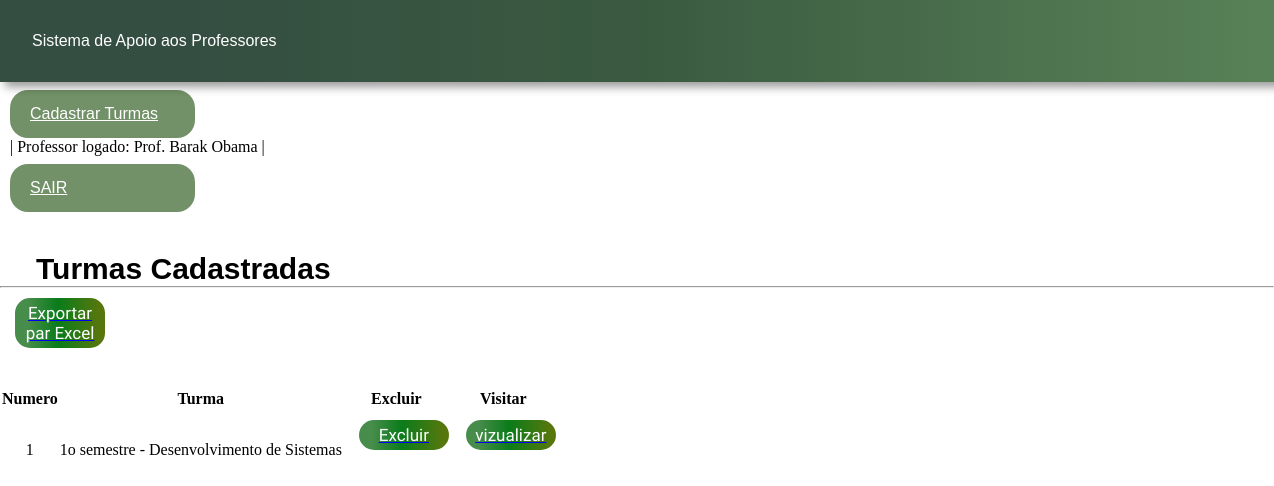
The page /lista_turma/1 on the database its author committed.
### App_Escola/models.py (models this page shows, shortened)
class Professor(models.Model):
    nome = models.CharField(max_length=120)
    email = models.CharField(max_length=120)
    senha = models.CharField(max_length=64)

class Turma(models.Model):
    nome_turma = models.CharField(max_length=120)
    id_professor = models.ForeignKey(Professor, null=True, on_delete=models.PROTECT)

### App_Escola/views.py (the view)
# urls.py: path('lista_turma/<int:id_professor>', views.lista_turma, name='lista_turma'),
def lista_turma(request, id_professor):
    dados_professor = Professor.objects.filter(id=id_professor).values("nome", "id")
    usuario_logado = dados_professor[0]
    usuario_logado = usuario_logado['nome']
    id_logado = dados_professor[0]
    id_logado = id_logado['id']
    turmas_do_professor = Turma.objects.filter(id_professor=id_logado)
    return render(request, 'Cons_Turma_Lista.html',
                  {'usuario_logado':usuario_logado, 'turmas_do_professor':turmas_do_professor,
                   'id_logado':id_logado})

### App_Escola/templates/Cons_Turma_Lista.html (shortened to what this page needs)
{% load static %}
<!DOCTYPE html>
<html lang="en">
<head>
    <link rel="stylesheet" type="text/css" href="../static/css/Lista_turma.css">
</head>
<header class="login">
    <div class="fundo_menu">
        <div class="nome_sistema">
            Sistema de Apoio aos Professores
        </div>
    </div>
</header>
<nav class="menu">
    <ul>
       <li><a href="/cad_turma/{{id_logado}}">Cadastrar Turmas</a></li>
       <li> | Professor logado: {{usuario_logado}} | </a></li>
       <li><a href="/">SAIR</a></li>
    </ul>
</nav>
<body onLoad="login();">
    <div class="principal">
    <div class="container">
        <section class="enquadramento">
            <h1> Turmas Cadastradas</h1>
        </section>
        <hr>
           <a href="{% url 'exportar_excel_turma' %}" download=>
            <button>Exportar par Excel</button>
           </a>
        <table>
            <tr>
                <th>Numero</th>
                <th>Turma</th>
                <th>Excluir</th>
                <th>Visitar</th>
            </tr>
            {% for igs in turmas_do_professor %}
            <tr>
                <td style="text-align:center">{{igs.id}} </td>
                <td>{{igs.nome_turma}}</td>
                <td style="text-align:center"><a href="/valida_excluir/{{igs.id}}?id_professor={{id_logado}}"><button>Excluir</button></a></td>
                <td style="text-align:center"><a href="{% url 'ver_atividades' id_turma=igs.id %}"><button>vizualizar</button></a></td>
            </tr>
            {% endfor %}
        </table>
    </div>
    </div>
</body>
</html>

### App_Escola/static/css/Lista_turma.css (style rules this page uses)
* { margin: 0px; padding: 0px; }
body { width: 100%; }
.login { display: flex; width: 100%; padding: 4vh; align-items: center; font-family: "Roboto-Condensed", sans-serif; font-size: 16px; color: #ffff; background: linear-gradient(90deg, #344e41 14%, #3a5a40 48%, #588157 94%); filter: drop-shadow(5px 5px 5px rgba(0 0 0 / 40%)); }
.menu { padding: 0 10px 0 10px; }
.menu a { display: flex; padding: 15px 20px 15px 20px; border: none; margin-top: 8px; background-color: #729168; border-radius: 18px; color: white; font-family: "Roboto-Condensed", sans-serif; font-size: 16px; width: 145px; }
.principal .container h1 { margin-top: 40px; font-size: 30px; font-family: "Roboto-Condensed", sans-serif; margin-left: 36px; }
button { display: flex; width: 90px; justify-content: center; padding-top: 5px; padding-bottom: 5px; border: none; border-radius: 15px; background: linear-gradient(90deg, rgba(25, 112, 30, 0.801) 14%, rgb(10, 124, 26) 48%, rgb(87, 119, 13) 94%); color: #fff; font-size: 15px; margin-top: 10px; margin-bottom: 40px; margin-left: 15px; font-size: 17px; font-family: "Raleway", sans-serif; }

### rows shown on the page
Professor: nome "Prof. Barak Obama"
Turma: id "1", nome_turma "1o semestre - Desenvolvimento de Sistemas"
